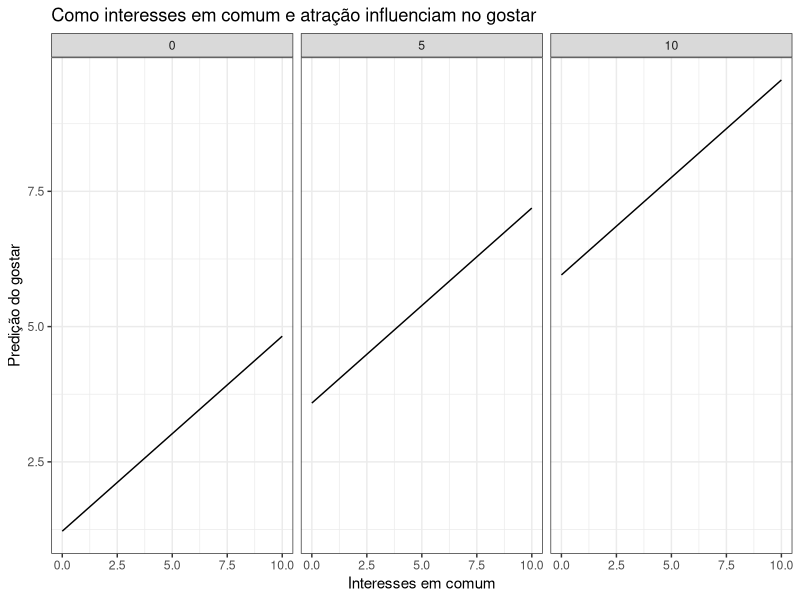
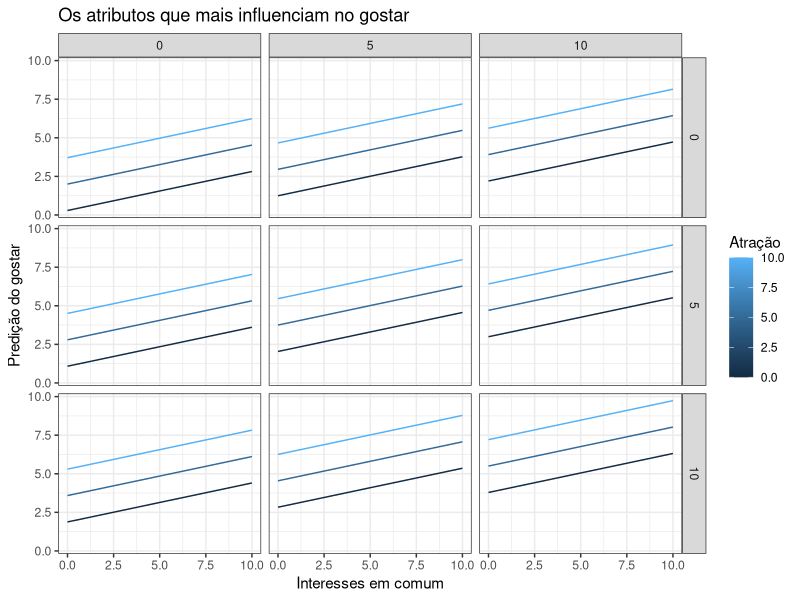

R code for these plots, in order:
## ---- chunk 1
knitr::opts_chunk$set(echo = TRUE)
library(tidyverse)
library(broom)
library(modelr)
theme_set(theme_bw())
## ---- chunk 2
dates <- read_csv("speed-dating.csv")
dates <- na.omit(dates)
# dates$attr3_s = as.numeric(as.character(dates$attr3_s))
# dates$sinc3_s = as.numeric(as.character(dates$sinc3_s))
# dates$intel3_s = as.numeric(as.character(dates$intel3_s))
# dates$fun3_s = as.numeric(as.character(dates$fun3_s))
# dates$amb3_s = as.numeric(as.character(dates$amb3_s))
## ---- chunk 3
mod_shar_attr <- lm(like ~ shar + attr, data = dates)
tidy(mod_shar_attr, conf.int = TRUE)
## ---- chunk 4
glance(mod_shar_attr)
## ---- chunk 5
modelo_shar_attr = dates %>% 
  data_grid(shar = seq_range(shar, 10), 
            attr = seq_range(attr, 3)) %>% 
  add_predictions(mod_shar_attr)

modelo_shar_attr %>% 
  ggplot(aes(x = shar, y = pred)) + 
  geom_line() + 
  facet_grid(. ~ attr) +
  labs(title="Como interesses em comum e atração influenciam no gostar", x="Interesses em comum", y="Predição do gostar")
## ---- chunk 6
mod_most <- lm(like ~ shar + attr + fun + sinc, data = dates)
tidy(mod_most, conf.int = TRUE)
## ---- chunk 7
glance(mod_most)
## ---- chunk 8
modelo_most = dates %>% 
  data_grid(shar = seq_range(shar, 3), 
            attr = seq_range(attr, 3),
            fun = seq_range(fun, 3),
            sinc = seq_range(sinc, 3)) %>% 
  add_predictions(mod_most)

modelo_most %>% 
  ggplot(aes(x = shar, y = pred)) + 
  geom_line(aes(group = attr, colour = attr)) + 
  facet_grid(sinc ~ fun) +
  labs(title="Os atributos que mais influenciam no gostar", x="Interesses em comum", y="Predição do gostar", colour="Atração")
